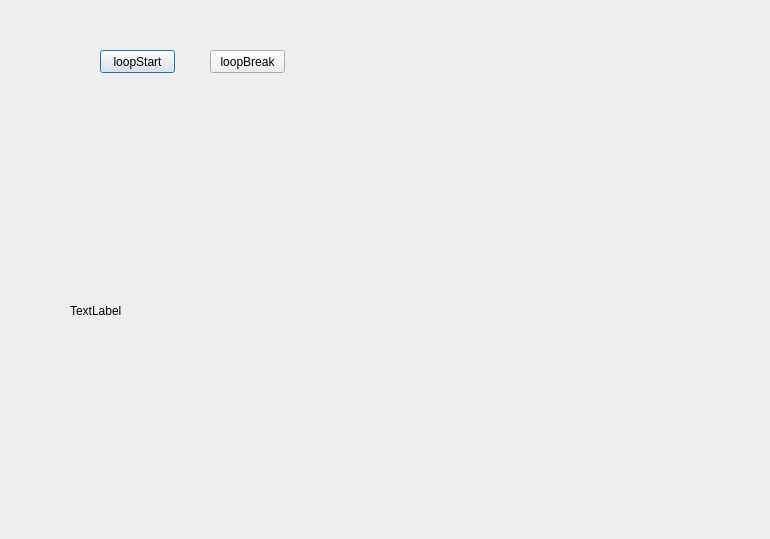
<?xml version="1.0" encoding="UTF-8"?>
<ui version="4.0">
 <class>Dialog</class>
 <widget class="QDialog" name="Dialog">
  <property name="geometry">
   <rect>
    <x>0</x>
    <y>0</y>
    <width>770</width>
    <height>539</height>
   </rect>
  </property>
  <property name="windowTitle">
   <string>Dialog</string>
  </property>
  <widget class="QPushButton" name="loopStart">
   <property name="geometry">
    <rect>
     <x>100</x>
     <y>50</y>
     <width>75</width>
     <height>23</height>
    </rect>
   </property>
   <property name="text">
    <string>loopStart</string>
   </property>
  </widget>
  <widget class="QPushButton" name="loopBreak">
   <property name="geometry">
    <rect>
     <x>210</x>
     <y>50</y>
     <width>75</width>
     <height>23</height>
    </rect>
   </property>
   <property name="text">
    <string>loopBreak</string>
   </property>
  </widget>
  <widget class="QLabel" name="imgTest">
   <property name="geometry">
    <rect>
     <x>70</x>
     <y>130</y>
     <width>641</width>
     <height>361</height>
    </rect>
   </property>
   <property name="text">
    <string>TextLabel</string>
   </property>
  </widget>
 </widget>
 <resources/>
 <connections/>
</ui>
